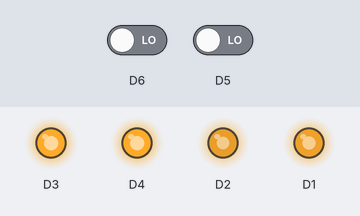
The sketch below on a simulated ESP8266 (NodeMCU). On the bench: output pins drawn as LEDs (lit = HIGH). Dashed ring = blinking. The inputs (shaded band) are chosen by the test bench; at power-on: D6 LOW, D5 LOW.

Above: at 1.2 s.
1.3 s: D6 driven HIGH
At 1.47 s:
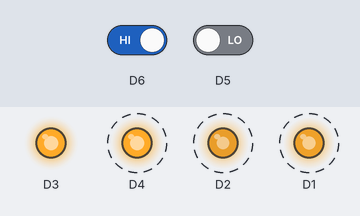
4.3 s: D5 driven HIGH
At 4.8 s:
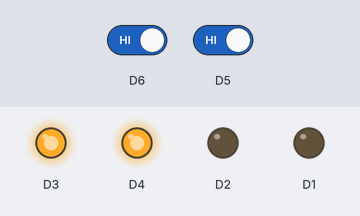
5.8 s: D6 driven LOW
At 6.18 s:
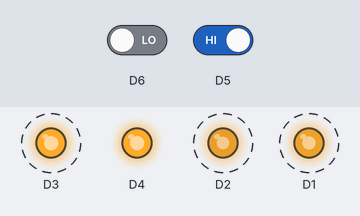
8.8 s: D5 driven LOW
At 8.8 s:
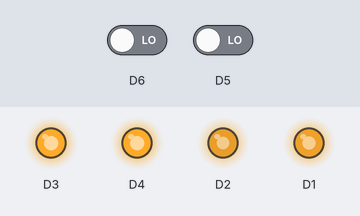
Timing chart, 0 to 11.8 s (numbered marks = the images above; inputs shaded):
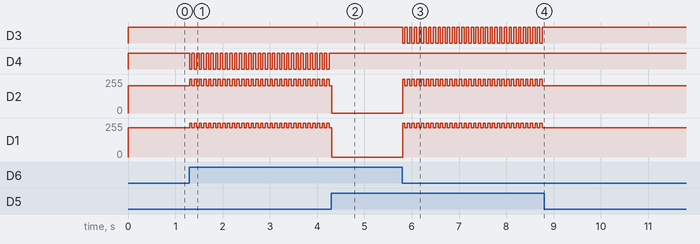

The sketch:

follow_line.ino
```cpp
#define SPEED 220
#define FORWARD_TIME 50

#define TURN_SPEED 255
#define TURN_TIME 50

void setup() {
  initRobot();
  sensorRightLeftInit();
}
void loop() {
  int czujnikPrawy = sensorRight();
  int czujnikLewy = sensorLeft();
  if ((czujnikPrawy == LOW) && (czujnikLewy == LOW)) {
    goFoward(FORWARD_TIME, SPEED);
  } else {
    if ((czujnikPrawy == HIGH) && (czujnikLewy == LOW)) {
      turnRight(TURN_TIME, TURN_SPEED);
      goFoward(FORWARD_TIME, SPEED);
    } else {
      if ((czujnikPrawy == LOW) && (czujnikLewy == HIGH)) {
        turnLeft(TURN_TIME, TURN_SPEED);
        goFoward(FORWARD_TIME, SPEED);
      } else {
        delay(500);
      }
    }
  }
}
```

library.ino
```cpp
#define ENGINE_BALANCING_DECREASE 15

void initRobot() {
  pinMode(D1, OUTPUT);
  pinMode(D2, OUTPUT);
  pinMode(D3, OUTPUT);
  pinMode(D4, OUTPUT);
}
void goFoward(int czas, int predkosc) {
  digitalWrite(D3, HIGH);                                // jazda przód
  digitalWrite(D4, HIGH);                                // jazda przód
  analogWrite(D1, predkosc);                             // wolna jazda
  analogWrite(D2, predkosc - ENGINE_BALANCING_DECREASE); // wolna jazda
  delay(czas);
  stopEngine();
}
void goBack(int czas, int predkosc) {
  digitalWrite(D3, LOW);                                 // jazda tył
  digitalWrite(D4, LOW);                                 // jazda tył
  analogWrite(D1, predkosc);                             // wolna jazda
  analogWrite(D2, predkosc - ENGINE_BALANCING_DECREASE); // wolna jazda
  delay(czas);
  stopEngine();
}
void goRight(int czas, int predkosc) {
  digitalWrite(D3, HIGH);    // jazda przód
  digitalWrite(D4, HIGH);    // jazda przód
  analogWrite(D1, 0);        // stop
  analogWrite(D2, predkosc); // wolna jazda
  delay(czas);
  stopEngine();
}
void goLeft(int czas, int predkosc) {
  digitalWrite(D3, HIGH);    // jazda przód
  digitalWrite(D4, HIGH);    // jazda przód
  analogWrite(D1, predkosc); // wolna jazda
  analogWrite(D2, 0);        // stop
  delay(czas);
  stopEngine();
}
void turnRight(int czas, int predkosc) {
  digitalWrite(D3, LOW);     // jazda tył
  digitalWrite(D4, HIGH);    // jazda przód
  analogWrite(D1, predkosc); // wolna jazda
  analogWrite(D2, predkosc); // wolna jazda
  delay(czas);
  stopEngine();
}
void turnLeft(int czas, int predkosc) {
  digitalWrite(D3, HIGH);    // jazda przód
  digitalWrite(D4, LOW);     // jazda tył
  analogWrite(D1, predkosc); // wolna jazda
  analogWrite(D2, predkosc); // wolna jazda
  delay(czas);
  stopEngine();
}
void stopEngine() {
  analogWrite(D1, 0); // stop
  analogWrite(D2, 0); // stop
}
void curveRight(int czas, int turn) {
  digitalWrite(D3, HIGH);      // jazda przód
  digitalWrite(D4, HIGH);      // jazda przód
  analogWrite(D1, 255 - turn); // mniejsza moc
  analogWrite(D2, 255);        // pełna moc
  delay(czas);
  stopEngine();
}
void curveLeft(int czas, int turn) {
  digitalWrite(D3, HIGH);      // jazda przód
  digitalWrite(D4, HIGH);      // jazda przód
  analogWrite(D1, 255);        // pełna moc
  analogWrite(D2, 255 - turn); // mniejsza moc
  delay(czas);
  stopEngine();
}
void sensorRightLeftInit() {
  pinMode(D5, INPUT);
  pinMode(D6, INPUT);
}
int sensorRight() { return digitalRead(D5); }
int sensorLeft() { return digitalRead(D6); }
```

Measured:
- after the input at 1.3 s, D4: alternates HIGH for 0.05 s and LOW for 0.05 s, starting at once; D2: alternates 255/255 for 0.05 s and 205/255 for 0.05 s, starting at once; D1: alternates 255/255 for 0.05 s and 220/255 for 0.05 s, starting at once
- after the input at 4.3 s, D4: stops changing and stays HIGH
- after the input at 5.8 s, D3: alternates HIGH for 0.05 s and LOW for 0.05 s, starting at once; D2: alternates 255/255 for 0.05 s and 205/255 for 0.05 s, starting at once; D1: alternates 255/255 for 0.05 s and 220/255 for 0.05 s, starting at once
- after the input at 8.8 s, D3: stops changing and stays HIGH; D2: stops changing and stays 205/255; D1: stops changing and stays 220/255
